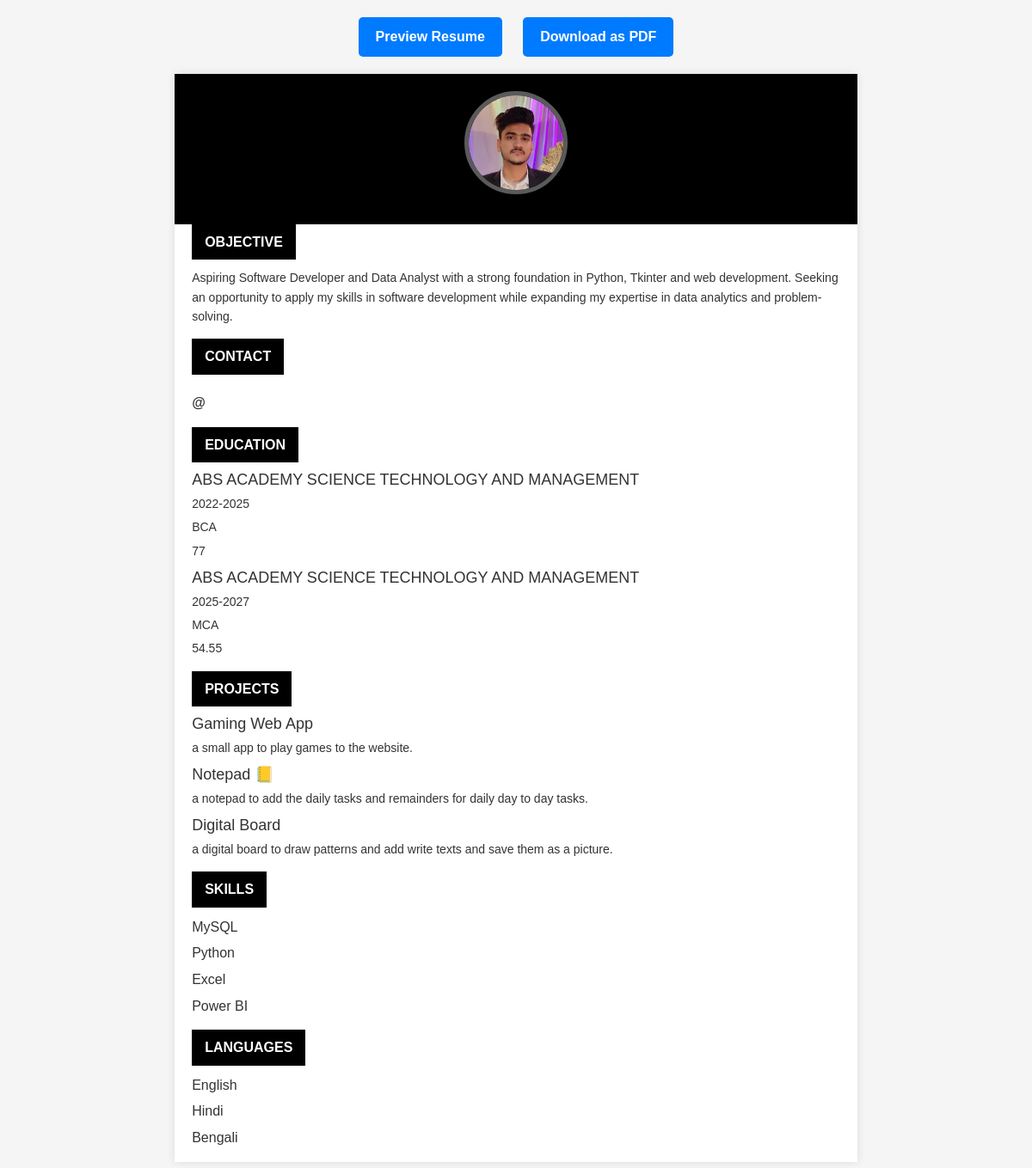
/resume (signed in), run on the app's committed database.
### app.py (models this page shows)
class Objective(db.Model):
    id = db.Column(db.Integer, primary_key=True)
    objective_text = db.Column(db.Text)
    user_id = db.Column(db.Integer, db.ForeignKey('user.id'), nullable=False)

class Education(db.Model):
    id = db.Column(db.Integer, primary_key=True)
    course = db.Column(db.String(100))
    school = db.Column(db.String(100))
    grade = db.Column(db.String(50))
    year = db.Column(db.String(20))
    user_id = db.Column(db.Integer, db.ForeignKey('user.id'), nullable=False)

class Project(db.Model):
    id = db.Column(db.Integer, primary_key=True)
    project_title = db.Column(db.String(100))
    project_description = db.Column(db.Text)
    user_id = db.Column(db.Integer, db.ForeignKey('user.id'), nullable=False)

class Skill(db.Model):
    id = db.Column(db.Integer, primary_key=True)
    skill_name = db.Column(db.String(100))
    skill_level = db.Column(db.Integer)
    user_id = db.Column(db.Integer, db.ForeignKey('user.id'), nullable=False)

### app.py (the view)
@app.route('/resume')
def resume():
    if 'email' not in session:
        return redirect('/login')
    user = get_current_user()
    if not user:
        return redirect('/login')
    template_id = session.get('selected_template', 'template_01')
    user_details = {
        "user": user,
        "personal": PersonalDetails.query.filter_by(user_id=user.id).first(),
        "education": Education.query.filter_by(user_id=user.id).all(),
        "experience": Experience.query.filter_by(user_id=user.id).all(),
        "skills": Skill.query.filter_by(user_id=user.id).all(),
        "projects": Project.query.filter_by(user_id=user.id).all(),
        "objective": Objective.query.filter_by(user_id=user.id).first(),
        "references": Reference.query.filter_by(user_id=user.id).all(),
    }
    return render_template(f'{template_id}.html', user_data=user_details)

### app.py (called while the page is built)
def get_current_user():
    if 'email' in session:
        return User.query.filter_by(email=session['email']).first()
    return None

### templates/template_01.html (shortened to what this page needs)
<!DOCTYPE html>
<html lang="en">
<head>
  <link href="https://cdn.jsdelivr.net/npm/bootstrap@5.2.3/dist/css/bootstrap.min.css" rel="stylesheet">
</head>
<body>
  <div class="container">
      <div class="btn-container">
          <button class="btn-preview" onclick="previewResume()">Preview Resume</button>
          <button class="btn-download" onclick="downloadPDF()">Download as PDF</button>
      </div>
      <div class="resume-container" id="resume">
          <div class="header avoid-page-break">
              {% if user_data.personal and user_data.personal.photo %}
              {% set photo_path = user_data.personal.photo.replace('\\', '/').split('�')[0] %}
              <img src="{{ url_for('static', filename=photo_path) }}" alt="Profile Photo" class="profile-img">
              {% else %}
              <div class="profile-img" style="background-color: #3498db; display: flex; align-items: center; justify-content: center; color: white; font-size: 48px;">
                  {{ user_data.user.name[0].upper() }}
              </div>
              {% endif %}
          </div>
          <div class="section avoid-page-break">
              <div class="section-title">OBJECTIVE</div>
              <p>{{ user_data.objective.objective_text if user_data.objective else "Aspiring professional seeking opportunities to apply skills and knowledge." }}</p>
          </div>
          <div class="section avoid-page-break">
              <div class="section-title">CONTACT</div>
              <div class="contact-info">
                  <div class="contact-item">
                      <strong>@ </strong>{{ user_data.personal.email if user_data.personal else user_data.user.email }}
                  </div>
              </div>
          </div>
          <div class="section avoid-page-break">
              <div class="section-title">EDUCATION</div>
              {% if user_data.education %}
                  {% for edu in user_data.education %}
                  <div class="education-item avoid-page-break">
                      <h3>{{ edu.school }}</h3>
                      <p>{{ edu.year }}</p>
                      <p>{{ edu.course }}</p>
                      <p>{{ edu.grade }}</p>
                  </div>
                  {% endfor %}
              {% endif %}
          </div>
          <div class="section avoid-page-break">
              <div class="section-title">PROJECTS</div>
              {% if user_data.projects %}
                  {% for project in user_data.projects %}
                  <div class="project-item avoid-page-break">
                      <h3>{{ project.project_title }}</h3>
                      <p>{{ project.project_description }}</p>
                  </div>
                  {% endfor %}
              {% else %}
              <div class="project-item avoid-page-break">
                  <h3>Project Name</h3>
                  <p>A brief description of the project, technologies used, and outcomes achieved.</p>
              </div>
              {% endif %}
          </div>
          <div class="section avoid-page-break">
              <div class="section-title">SKILLS</div>
              <ul class="skill-list">
                  {% if user_data.skills %}
                      {% for skill in user_data.skills %}
                      <li>{{ skill.skill_name }}</li>
                      {% endfor %}
                  {% else %}
                  <li>HTML</li>
                  <li>CSS</li>
                  <li>JavaScript</li>
                  <li>Python</li>
                  <li>SQL</li>
                  {% endif %}
              </ul>
          </div>
          <div class="section avoid-page-break">
              <div class="section-title">LANGUAGES</div>
              <ul class="language-list">
                  <li>English</li>
                  <li>Hindi</li>
                  <li>Bengali</li>
              </ul>
          </div>
      </div>
  </div>
</body>
</html>

### templates/template_01.html (style rules this page uses)
body { font-family: 'Arial', sans-serif; line-height: 1.6; color: #333; background-color: #f5f5f5; margin: 0; padding: 0; }
.container { max-width: 1140px; margin: 0 auto; padding: 0 15px; }
.resume-container { background-color: white; box-shadow: 0 0 10px rgba(0,0,0,0.1); margin: 20px auto; padding: 0; width: 210mm; min-height: 297mm; position: relative; box-sizing: border-box; overflow: hidden; }
.header { background-color: #000; color: white; padding: 20px; text-align: center; position: relative; margin-top: 0; }
.profile-img { width: 120px; height: 120px; border-radius: 50%; object-fit: cover; border: 5px solid #5a5a5a; margin: 0 auto 15px; display: block; }
.section-title { background-color: #000; color: white; padding: 8px 15px; margin-bottom: 10px; display: inline-block; font-weight: bold; }
.section { margin-bottom: 15px; padding: 0 20px; }
.contact-info { margin-top: 10px; }
.contact-item { margin-bottom: 5px; }
.education-item, .project-item { margin-bottom: 10px; }
.skill-list { list-style-type: none; padding-left: 0; margin-bottom: 10px; }
.skill-list li { margin-bottom: 5px; }
.language-list { list-style-type: none; padding-left: 0; margin-bottom: 10px; }
.language-list li { margin-bottom: 5px; }
.btn-container { text-align: center; margin: 20px 0; }
.btn-download, .btn-preview { background-color: #007bff; color: white; border: none; padding: 10px 20px; margin: 0 10px; border-radius: 5px; cursor: pointer; font-weight: bold; }
h3 { font-size: 18px; margin-bottom: 5px; }
p { margin-bottom: 5px; font-size: 14px; }
.avoid-page-break { page-break-inside: avoid !important; }

### data on the page
Objective: objective "Aspiring Software Developer and Data Analyst with a strong foundation in Python, Tkinter and web development. Seeking an opportunity to apply my skills in software development while expanding my expertise in data analytics and problem-solving."
Education: school "ABS ACADEMY SCIENCE TECHNOLOGY AND MANAGEMENT", year "2022-2025", course "BCA", grade "77"
Education: school "ABS ACADEMY SCIENCE TECHNOLOGY AND MANAGEMENT", year "2025-2027", course "MCA", grade "54.55"
Project: project_title "Gaming Web App", project_description "a small app to play games to the website."
Project: project_title "Notepad 📒", project_description "a notepad to add the daily tasks and remainders for daily day to day tasks."
Project: project_title "Digital Board", project_description "a digital board to draw patterns and add write texts and save them as a picture."
Skill: skill_name "MySQL"
Skill: skill_name "Python"
Skill: skill_name "Excel"
Skill: skill_name "Power BI"
